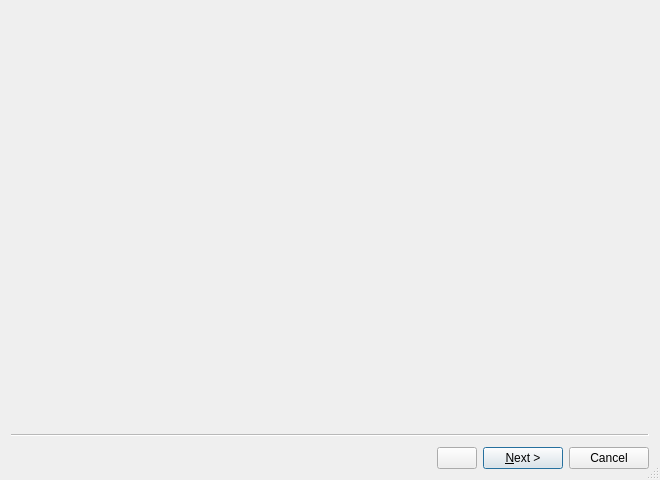
<?xml version="1.0" encoding="UTF-8"?>
<ui version="4.0">
 <class>ResearcherWizard</class>
 <widget class="QWizard" name="ResearcherWizard">
  <property name="geometry">
   <rect>
    <x>0</x>
    <y>0</y>
    <width>660</width>
    <height>480</height>
   </rect>
  </property>
  <property name="sizePolicy">
   <sizepolicy hsizetype="Expanding" vsizetype="Expanding">
    <horstretch>0</horstretch>
    <verstretch>0</verstretch>
   </sizepolicy>
  </property>
  <property name="windowTitle">
   <string>Researcher Configuration</string>
  </property>
  <property name="sizeGripEnabled">
   <bool>true</bool>
  </property>
  <property name="modal">
   <bool>true</bool>
  </property>
  <property name="wizardStyle">
   <enum>QWizard::ClassicStyle</enum>
  </property>
  <property name="options">
   <set>QWizard::HaveCustomButton1|QWizard::NoBackButtonOnLastPage|QWizard::NoBackButtonOnStartPage|QWizard::NoCancelButtonOnLastPage</set>
  </property>
  <widget class="ResearcherWizardEmailPage" name="emailPage">
   <property name="sizePolicy">
    <sizepolicy hsizetype="Expanding" vsizetype="Expanding">
     <horstretch>0</horstretch>
     <verstretch>0</verstretch>
    </sizepolicy>
   </property>
  </widget>
  <widget class="ResearcherWizardProjectsPage" name="projectsPage">
   <property name="sizePolicy">
    <sizepolicy hsizetype="Expanding" vsizetype="Expanding">
     <horstretch>0</horstretch>
     <verstretch>0</verstretch>
    </sizepolicy>
   </property>
  </widget>
  <widget class="ResearcherWizardBeaconPage" name="beaconPage">
   <property name="sizePolicy">
    <sizepolicy hsizetype="Expanding" vsizetype="Expanding">
     <horstretch>0</horstretch>
     <verstretch>0</verstretch>
    </sizepolicy>
   </property>
  </widget>
  <widget class="ResearcherWizardAuthPage" name="authPage"/>
  <widget class="ResearcherWizardSummaryPage" name="summaryPage">
   <property name="sizePolicy">
    <sizepolicy hsizetype="Expanding" vsizetype="Expanding">
     <horstretch>0</horstretch>
     <verstretch>0</verstretch>
    </sizepolicy>
   </property>
  </widget>
 </widget>
 <customwidgets>
  <customwidget>
   <class>ResearcherWizardSummaryPage</class>
   <extends>QWizardPage</extends>
   <header>researcher/researcherwizardsummarypage.h</header>
   <container>1</container>
  </customwidget>
  <customwidget>
   <class>ResearcherWizardEmailPage</class>
   <extends>QWizardPage</extends>
   <header>researcher/researcherwizardemailpage.h</header>
   <container>1</container>
  </customwidget>
  <customwidget>
   <class>ResearcherWizardProjectsPage</class>
   <extends>QWizardPage</extends>
   <header>researcher/researcherwizardprojectspage.h</header>
   <container>1</container>
  </customwidget>
  <customwidget>
   <class>ResearcherWizardBeaconPage</class>
   <extends>QWizardPage</extends>
   <header>researcher/researcherwizardbeaconpage.h</header>
   <container>1</container>
  </customwidget>
  <customwidget>
   <class>ResearcherWizardAuthPage</class>
   <extends>QWizardPage</extends>
   <header>researcher/researcherwizardauthpage.h</header>
   <container>1</container>
  </customwidget>
 </customwidgets>
 <resources/>
 <connections/>
</ui>
